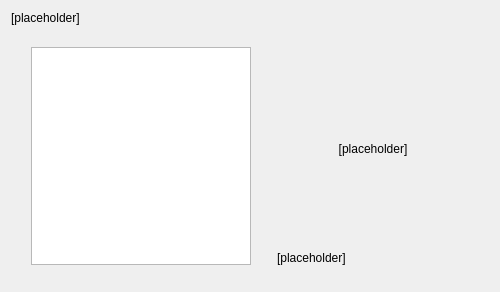
     <widget class="QWidget" name="pg2Subcategory">
      <property name="styleSheet">
       <string notr="true"/>
      </property>
      <layout class="QVBoxLayout" name="verticalLayout_3">
       <item>
        <widget class="QLabel" name="lblSelectSubcategory">
         <property name="styleSheet">
          <string notr="true">font: 11pt &quot;Ubuntu&quot;;</string>
         </property>
         <property name="text">
          <string>[placeholder]</string>
         </property>
         <property name="alignment">
          <set>Qt::AlignLeading|Qt::AlignLeft|Qt::AlignTop</set>
         </property>
         <property name="wordWrap">
          <bool>true</bool>
         </property>
        </widget>
       </item>
       <item>
        <spacer name="verticalSpacer">
         <property name="orientation">
          <enum>Qt::Vertical</enum>
         </property>
         <property name="sizeType">
          <enum>QSizePolicy::Fixed</enum>
         </property>
         <property name="sizeHint" stdset="0">
          <size>
           <width>20</width>
           <height>16</height>
          </size>
         </property>
        </spacer>
       </item>
       <item>
        <layout class="QGridLayout" name="gridLayout">
         <item row="0" column="2" rowspan="3">
          <spacer name="horizontalSpacer_15">
           <property name="orientation">
            <enum>Qt::Horizontal</enum>
           </property>
           <property name="sizeType">
            <enum>QSizePolicy::Fixed</enum>
           </property>
           <property name="sizeHint" stdset="0">
            <size>
             <width>20</width>
             <height>20</height>
            </size>
           </property>
          </spacer>
         </item>
         <item row="0" column="0" rowspan="3">
          <spacer name="horizontalSpacer_2">
           <property name="orientation">
            <enum>Qt::Horizontal</enum>
           </property>
           <property name="sizeType">
            <enum>QSizePolicy::Fixed</enum>
           </property>
           <property name="sizeHint" stdset="0">
            <size>
             <width>20</width>
             <height>20</height>
            </size>
           </property>
          </spacer>
         </item>
         <item row="0" column="5" rowspan="3">
          <spacer name="horizontalSpacer_17">
           <property name="orientation">
            <enum>Qt::Horizontal</enum>
           </property>
           <property name="sizeType">
            <enum>QSizePolicy::Fixed</enum>
           </property>
           <property name="sizeHint" stdset="0">
            <size>
             <width>20</width>
             <height>20</height>
            </size>
           </property>
          </spacer>
         </item>
         <item row="2" column="3">
          <widget class="QLabel" name="lblDescribeSubcategory">
           <property name="sizePolicy">
            <sizepolicy hsizetype="Expanding" vsizetype="Expanding">
             <horstretch>0</horstretch>
             <verstretch>0</verstretch>
            </sizepolicy>
           </property>
           <property name="styleSheet">
            <string notr="true">font: 11pt &quot;Ubuntu&quot;;</string>
           </property>
           <property name="text">
            <string>[placeholder]</string>
           </property>
           <property name="alignment">
            <set>Qt::AlignLeading|Qt::AlignLeft|Qt::AlignVCenter</set>
           </property>
           <property name="wordWrap">
            <bool>true</bool>
           </property>
           <property name="margin">
            <number>0</number>
           </property>
          </widget>
         </item>
         <item row="1" column="3">
          <widget class="QLabel" name="lblIconSubcategory">
           <property name="sizePolicy">
            <sizepolicy hsizetype="Fixed" vsizetype="Fixed">
             <horstretch>0</horstretch>
             <verstretch>0</verstretch>
            </sizepolicy>
           </property>
           <property name="minimumSize">
            <size>
             <width>192</width>
             <height>192</height>
            </size>
           </property>
           <property name="maximumSize">
            <size>
             <width>192</width>
             <height>192</height>
            </size>
           </property>
           <property name="styleSheet">
            <string notr="true">font: 11pt &quot;Ubuntu&quot;;</string>
           </property>
           <property name="text">
            <string>[placeholder]</string>
           </property>
           <property name="scaledContents">
            <bool>true</bool>
           </property>
           <property name="alignment">
            <set>Qt::AlignCenter</set>
           </property>
           <property name="wordWrap">
            <bool>true</bool>
           </property>
          </widget>
         </item>
         <item row="0" column="1" rowspan="3">
          <widget class="QListWidget" name="lstSubcategories">
           <property name="sizePolicy">
            <sizepolicy hsizetype="Fixed" vsizetype="Expanding">
             <horstretch>0</horstretch>
             <verstretch>0</verstretch>
            </sizepolicy>
           </property>
           <property name="minimumSize">
            <size>
             <width>220</width>
             <height>0</height>
            </size>
           </property>
           <property name="maximumSize">
            <size>
             <width>220</width>
             <height>16777215</height>
            </size>
           </property>
           <property name="baseSize">
            <size>
             <width>0</width>
             <height>0</height>
            </size>
           </property>
          </widget>
         </item>
        </layout>
       </item>
       <item>
        <spacer name="verticalSpacer_5">
         <property name="orientation">
          <enum>Qt::Vertical</enum>
         </property>
         <property name="sizeType">
          <enum>QSizePolicy::Minimum</enum>
         </property>
         <property name="sizeHint" stdset="0">
          <size>
           <width>20</width>
           <height>16</height>
          </size>
         </property>
        </spacer>
       </item>
      </layout>
     </widget>
